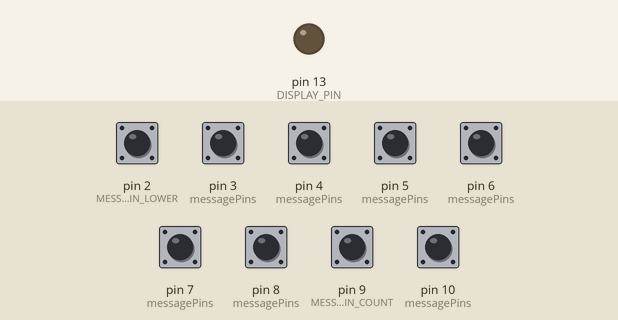
This sketch was run on a simulated Arduino Uno, built with avr-gcc and run on an emulated ATmega328P. Parts: output pins drawn as LEDs (lit = HIGH). The test bench sets the inputs (shaded band); at power-on: pin 2 (MESSAGE_PIN_LOWER), pin 3 (messagePins), pin 4 (messagePins), pin 5 (messagePins), pin 6 (messagePins), pin 7 (messagePins), pin 8 (messagePins), pin 9 (MESSAGE_PIN_COUNT), pin 10 (messagePins) HIGH. No radio packets arrive unless stated.

Above: at 1.2 s.
1.3 s: pin 2 (MESSAGE_PIN_LOWER) pulled LOW for 1 s
At 1.48 s:
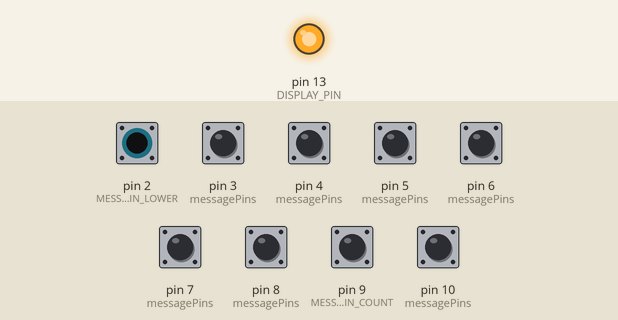
Timing chart, 0 to 4.3 s (numbered marks = the images above; inputs shaded):
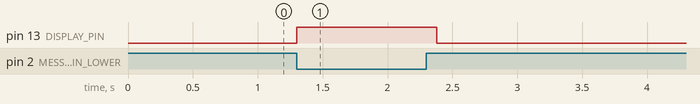

The sketch:

LightBlade3BaseDemo.ino
```cpp
//simple Tx on pin D12
//Written By : Mohannad Rawashdeh
// 3:00pm , 13/6/2013
//http://www.genotronex.com/
//..................................
#include <VirtualWire.h>

#define VW_DATA_PIN     12
#define DISPLAY_PIN     13
#define MESSAGE_LENGTH  100
#define DEBUG_OUTPUT    false

int lastData = -1;

enum MessageID
{
  MI_TOGGLE_POWER          = 1,
  MI_COLOR_RED             = 2,
  MI_COLOR_GREEN           = 3,
  MI_COLOR_BLUE            = 4,
  MI_COLOR_PURPLE          = 5,
  MI_COLOR_ORANGE          = 6,
  MI_COLOR_CYCLE           = 7,
  MI_PTRN_BASIC            = 8,
  MI_PTRN_RAINBOW          = 9
};

const int MESSAGE_PIN_COUNT = 9;
const int MESSAGE_PIN_LOWER = 2;
const int messagePins[MESSAGE_PIN_COUNT][2] =
{
  { 5,   MI_TOGGLE_POWER },
  { 4,   MI_COLOR_RED },
  { 3,   MI_COLOR_GREEN },
  { 2,   MI_COLOR_BLUE },
  { 8,   MI_COLOR_PURPLE },
  { 7,   MI_COLOR_ORANGE },
  { 6,   MI_COLOR_CYCLE },
  { 10,  MI_PTRN_BASIC },
  { 9,   MI_PTRN_RAINBOW }
};

void SendData(uint8_t message, int light)
{
  digitalWrite(DISPLAY_PIN, HIGH);
  const long int startTime = millis();
  while (millis() < startTime + MESSAGE_LENGTH)
  {
#if DEBUG_OUTPUT
    Serial.print("Sending message: ");
    Serial.print(message);
    Serial.print("\n");
#endif

    vw_send(&message, 1);
    vw_wait_tx(); // Wait until the whole message is gone
  }
  digitalWrite(DISPLAY_PIN, LOW);
}


void setup()
{
  pinMode(DISPLAY_PIN, OUTPUT);
  pinMode(VW_DATA_PIN, OUTPUT);

  for (int i = 0; i < MESSAGE_PIN_COUNT; ++i) pinMode(messagePins[i][0], INPUT_PULLUP);

  vw_set_ptt_inverted(true); //
  vw_set_tx_pin(VW_DATA_PIN);
  vw_setup(400);// speed of data transfer Kbps

#if DEBUG_OUTPUT
  Serial.begin(9600);
  Serial.print("Program Started...\n");
#endif
}

void loop()
{
  for (int i = 0; i < MESSAGE_PIN_COUNT; ++i)
  {
    if (digitalRead(messagePins[i][0]) == 0)
    {
#if DEBUG_OUTPUT
      Serial.print("Checking pin ");
      Serial.print(messagePins[i][0]);
      Serial.print(": ");
      Serial.print(i);
      Serial.write("\n");
#endif

      SendData(messagePins[i][1], true);
    }
  }
}
```

Measured:
- after the input at 1.3 s, pin 13 (DISPLAY_PIN): LOW → HIGH at once, → LOW 1.1 s later
